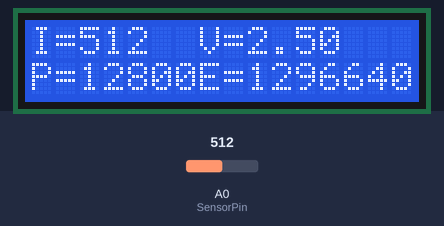
Bench run of a sketch on a simulated Arduino Uno, built with avr-gcc and run on an emulated ATmega328P. Parts: 16×2 character LCD. The inputs (shaded band) are chosen by the test bench; at power-on: A0 (SensorPin) = 512. What the sketch prints to the serial monitor is not drawn.

Above: at 1.2 s.
1.3 s: A0 (SensorPin) set to 0
At 2.2 s:
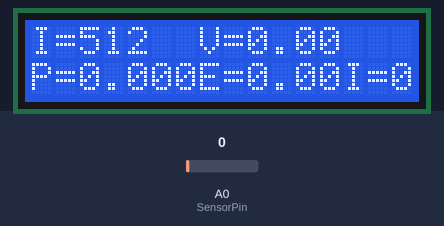
2.8 s: A0 (SensorPin) set to 511
At 4.6 s:
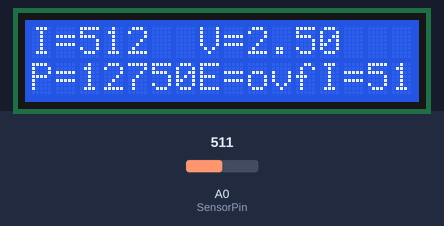
4.9 s: A0 (SensorPin) set to 0
At 6.1 s:
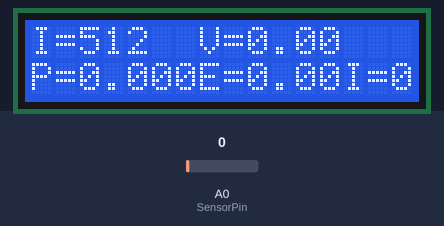
6.4 s: A0 (SensorPin) set to 8
At 6.61 s:
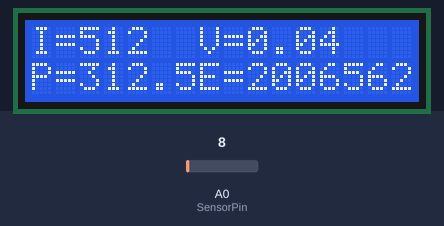
7.9 s: A0 (SensorPin) set to 11
At 8.23 s:
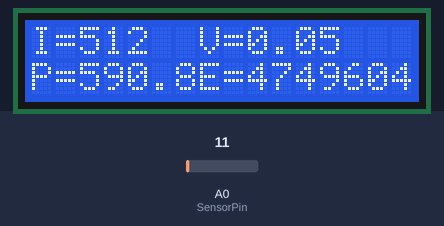
10.5 s: A0 (SensorPin) set to 0
At 11.4 s:
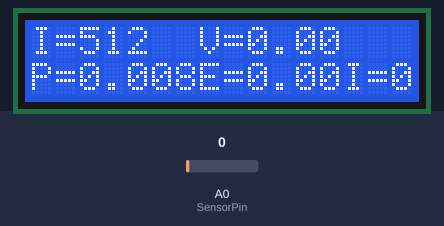
Timing chart, 0 to 13.0 s (numbered marks = the images above; inputs shaded):
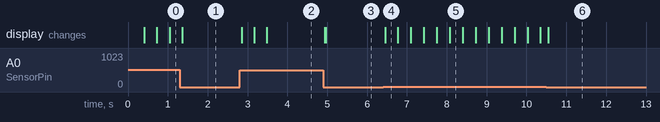

Measured:
- the behaviour switches between 9 and 10 on A0 (SensorPin) (found by bisection; images 4 and 5)
- after the input at 1.3 s, the display: changes after 0.06 s (image 1)
- after the input at 2.8 s, the display: first changes after 0.05 s (image 2 shows a later state)
- after the input at 4.9 s, the display: first changes at once (image 3 shows a later state)
- after the input at 6.4 s, the display: changes after 0.05 s (image 4)
- after the input at 7.9 s, the display: changes after 0.17 s (image 5)
- after the input at 10.5 s, the display: changes after 0.05 s (image 6)

The sketch:

Smart_Energy_Meter.ino
```cpp
//Libs & Defs
#include <LiquidCrystal.h>

//LCD Section
  #define RS 2    //Define Register Select
  #define E  3    //Define Enable
  #define D4 4    //Define Data Bit 4
  #define D5 5    //Define Data Bit 5
  #define D6 6    //Define Data Bit 5
  #define D7 7    //Define Data Bit 5

LiquidCrystal LCD(RS, E, D4, D5, D6, D7);   //Initialize LCD Attributes as previously defined

//Bluetooth Module Section
  #define BluetoothBaudRate 38400
  char BluetoothState = 0;        //a Variable to catch the State of the Bluetooth Module

//ACS712 Current Sensor0 Section
  #define SensorPin A0        //Define Sensor's Pin
  #define Sensitivity 185     //Sensitivity Values are "185 for 5A Sensor, 100 for 20A Sensor and 66 for 5A Sensor"
  #define OffsetVoltage 2500  //Define Offset Voltage Value as 2.5V
  int SensorReading = 0;      //a Variable to catch the State of the ACS712
  double Voltage = 0;         //a Variable to store the Value of the Voltage in mV
  double Result = 0;          //a Variable to store the Final Result
  double Time = 0;            //a Variable to catch the Time taken since the Arduino started running
  double Power= 0;            //a Variable to store the Power Result
  double Energy= 0;           //a Variable to store the Energy Result

void setup()
{
//Put the LCD Dimensions in Here
  LCD.begin(16, 2);
//Initialize the Serial Monitor as the Bluetooth Baud Rate (38400) to get a Reading from the Module
  Serial.begin(BluetoothBaudRate);
}

void loop()
{
  /*
  A- Get the Current Reading from the Sensor.

  B- Divide this Voltage Over 1024 to get
  the Value of the Actual Value, then multiply
  it by 5000 to get the current voltage in milliVolt.

  C- After that Subtract the Voltage from the Offset
  Voltage (given in Datasheet) and Divide that Voltage
  by the Sensitivity of the Sensor (given in Datasheet)
  */
  SensorReading = analogRead(SensorPin);  //A
  Voltage = (SensorReading / 1024.0) * 5000;  //B
  Result = ((Voltage - OffsetVoltage) / Sensitivity); //C

  //Getting Other Values
  Power= Voltage * SensorReading; //Power = Voltage * Ampere
  Time = millis(); //Get The Time since the Arduino Started Running
  Energy= Time * Power;

  //Getting Current Values for:
    //Current
  Serial.print("Current Reading of the Sensor = ");
  Serial.println(SensorReading);
    //Voltage
  Serial.print("Current Voltage = ");
  Serial.println(Voltage);
    //Power
  Serial.print("Current Power = ");
  Serial.println(Power);
    //Energy
  Serial.print("Current Energy = ");
  Serial.println(Energy);

  //Display the Results on LCD
    //Get Current Intensity
  LCD.print("I=");
  LCD.print(SensorReading);
  LCD.setCursor(7, 0);  //Change Cursor

    //Get Voltage
  LCD.print("V=");
  LCD.print(Voltage * 0.001);
  LCD.setCursor(0, 1);  //Change Cursor

    //Get Power
  LCD.print("P=");
  LCD.print(Power);
  LCD.setCursor(7, 1);  //Change Cursor

    //Get Energy
  LCD.print("E=");
  LCD.print(Energy);


}
```
